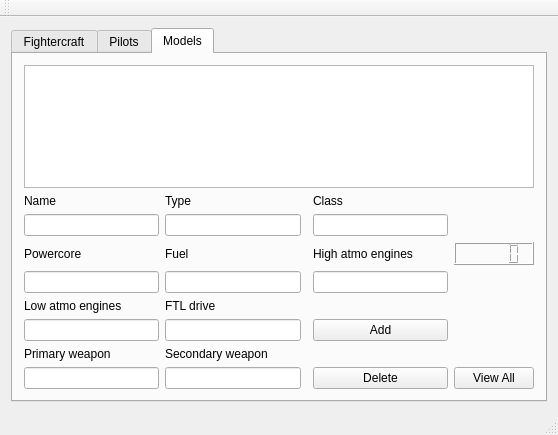
<?xml version="1.0" encoding="UTF-8"?>
<ui version="4.0">
 <class>MainWindow</class>
 <widget class="QMainWindow" name="MainWindow">
  <property name="geometry">
   <rect>
    <x>0</x>
    <y>0</y>
    <width>528</width>
    <height>435</height>
   </rect>
  </property>
  <property name="windowTitle">
   <string>MainWindow</string>
  </property>
  <widget class="QWidget" name="centralWidget">
   <layout class="QGridLayout" name="gridLayout">
    <item row="0" column="0">
     <widget class="QTabWidget" name="tabWidget">
      <property name="currentIndex">
       <number>2</number>
      </property>
      <widget class="QWidget" name="tab_1">
       <attribute name="title">
        <string>Fightercraft</string>
       </attribute>
       <layout class="QGridLayout" name="gridLayout_2">
        <item row="1" column="2">
         <widget class="QPushButton" name="buttonViewPilot">
          <property name="text">
           <string>View Pilot</string>
          </property>
         </widget>
        </item>
        <item row="1" column="4">
         <widget class="QPushButton" name="buttonAdd_1">
          <property name="text">
           <string>Add</string>
          </property>
         </widget>
        </item>
        <item row="1" column="3">
         <widget class="QPushButton" name="buttonEdit_1">
          <property name="text">
           <string>Edit</string>
          </property>
         </widget>
        </item>
        <item row="1" column="5">
         <widget class="QPushButton" name="buttonDel_1">
          <property name="text">
           <string>Delete</string>
          </property>
         </widget>
        </item>
        <item row="1" column="1">
         <widget class="QPushButton" name="buttonViewCopilot">
          <property name="text">
           <string>View Copilot</string>
          </property>
         </widget>
        </item>
        <item row="1" column="0">
         <widget class="QPushButton" name="buttonViewModel">
          <property name="text">
           <string>View Model</string>
          </property>
         </widget>
        </item>
        <item row="0" column="0" colspan="6">
         <widget class="QTableView" name="tableView_1"/>
        </item>
       </layout>
      </widget>
      <widget class="QWidget" name="tab_2">
       <attribute name="title">
        <string>Pilots</string>
       </attribute>
       <layout class="QGridLayout" name="gridLayout_3">
        <item row="1" column="0">
         <widget class="QLabel" name="label">
          <property name="text">
           <string>Dogtag</string>
          </property>
         </widget>
        </item>
        <item row="3" column="1">
         <widget class="QLabel" name="label_3">
          <property name="text">
           <string>Surname</string>
          </property>
         </widget>
        </item>
        <item row="3" column="2">
         <widget class="QLabel" name="label_4">
          <property name="text">
           <string>Race</string>
          </property>
         </widget>
        </item>
        <item row="3" column="0">
         <widget class="QLabel" name="label_2">
          <property name="text">
           <string>Name</string>
          </property>
         </widget>
        </item>
        <item row="4" column="0">
         <widget class="QLineEdit" name="lineName"/>
        </item>
        <item row="6" column="0">
         <widget class="QDateEdit" name="dateEdit"/>
        </item>
        <item row="6" column="3">
         <widget class="QPushButton" name="buttonDel_2">
          <property name="text">
           <string>Delete</string>
          </property>
         </widget>
        </item>
        <item row="4" column="2" colspan="2">
         <widget class="QLineEdit" name="lineRace"/>
        </item>
        <item row="4" column="1">
         <widget class="QLineEdit" name="lineSurname"/>
        </item>
        <item row="6" column="1">
         <widget class="QLineEdit" name="lineRank"/>
        </item>
        <item row="0" column="0" colspan="4">
         <widget class="QTableView" name="tableView_2"/>
        </item>
        <item row="6" column="2">
         <widget class="QPushButton" name="buttonAdd_2">
          <property name="text">
           <string>Add</string>
          </property>
         </widget>
        </item>
        <item row="2" column="3">
         <widget class="QPushButton" name="buttonViewAll_1">
          <property name="text">
           <string>View All</string>
          </property>
         </widget>
        </item>
        <item row="2" column="0">
         <widget class="QLineEdit" name="lineDogtag"/>
        </item>
        <item row="5" column="0">
         <widget class="QLabel" name="label_5">
          <property name="text">
           <string>Birth date</string>
          </property>
         </widget>
        </item>
        <item row="5" column="1">
         <widget class="QLabel" name="label_6">
          <property name="text">
           <string>Rank</string>
          </property>
         </widget>
        </item>
        <item row="1" column="3">
         <widget class="QLabel" name="labelFilter_1">
          <property name="text">
           <string/>
          </property>
         </widget>
        </item>
       </layout>
      </widget>
      <widget class="QWidget" name="tab_3">
       <attribute name="title">
        <string>Models</string>
       </attribute>
       <layout class="QGridLayout" name="gridLayout_4">
        <item row="3" column="1">
         <widget class="QLabel" name="label_11">
          <property name="text">
           <string>Fuel</string>
          </property>
         </widget>
        </item>
        <item row="1" column="0">
         <widget class="QLabel" name="label_7">
          <property name="text">
           <string>Name</string>
          </property>
         </widget>
        </item>
        <item row="1" column="1">
         <widget class="QLabel" name="label_8">
          <property name="text">
           <string>Type</string>
          </property>
         </widget>
        </item>
        <item row="1" column="3">
         <widget class="QLabel" name="label_9">
          <property name="text">
           <string>Class</string>
          </property>
         </widget>
        </item>
        <item row="6" column="0">
         <widget class="QLineEdit" name="lineLowAtmoEngines"/>
        </item>
        <item row="6" column="3">
         <widget class="QPushButton" name="buttonAdd_3">
          <property name="text">
           <string>Add</string>
          </property>
         </widget>
        </item>
        <item row="4" column="1">
         <widget class="QLineEdit" name="lineFuel"/>
        </item>
        <item row="4" column="3">
         <widget class="QLineEdit" name="lineHighAtmoEngines"/>
        </item>
        <item row="8" column="3">
         <widget class="QPushButton" name="buttonDel_3">
          <property name="text">
           <string>Delete</string>
          </property>
         </widget>
        </item>
        <item row="2" column="0">
         <widget class="QLineEdit" name="lineModelName"/>
        </item>
        <item row="2" column="3">
         <widget class="QLineEdit" name="lineClass"/>
        </item>
        <item row="2" column="1">
         <widget class="QLineEdit" name="lineType"/>
        </item>
        <item row="8" column="1">
         <widget class="QLineEdit" name="lineSecondaryWeapon"/>
        </item>
        <item row="8" column="0">
         <widget class="QLineEdit" name="linePrimaryWeapon"/>
        </item>
        <item row="6" column="1">
         <widget class="QLineEdit" name="lineFTLDrive"/>
        </item>
        <item row="4" column="0">
         <widget class="QLineEdit" name="linePowercore"/>
        </item>
        <item row="0" column="0" colspan="5">
         <widget class="QTableView" name="tableView_3"/>
        </item>
        <item row="3" column="0">
         <widget class="QLabel" name="label_10">
          <property name="text">
           <string>Powercore</string>
          </property>
         </widget>
        </item>
        <item row="8" column="4">
         <widget class="QPushButton" name="buttonViewAll_2">
          <property name="text">
           <string>View All</string>
          </property>
         </widget>
        </item>
        <item row="3" column="3">
         <widget class="QLabel" name="label_12">
          <property name="text">
           <string>High atmo engines</string>
          </property>
         </widget>
        </item>
        <item row="5" column="0">
         <widget class="QLabel" name="label_13">
          <property name="text">
           <string>Low atmo engines</string>
          </property>
         </widget>
        </item>
        <item row="5" column="1">
         <widget class="QLabel" name="label_14">
          <property name="text">
           <string>FTL drive</string>
          </property>
         </widget>
        </item>
        <item row="7" column="0">
         <widget class="QLabel" name="label_15">
          <property name="text">
           <string>Primary weapon</string>
          </property>
         </widget>
        </item>
        <item row="7" column="1">
         <widget class="QLabel" name="label_16">
          <property name="text">
           <string>Secondary weapon</string>
          </property>
         </widget>
        </item>
        <item row="7" column="4">
         <widget class="QLabel" name="labelFilter_2">
          <property name="text">
           <string/>
          </property>
         </widget>
        </item>
        <item row="2" column="4">
         <widget class="QPushButton" name="buttonIdiotCounter">
          <property name="text">
           <string/>
          </property>
          <property name="flat">
           <bool>true</bool>
          </property>
         </widget>
        </item>
        <item row="3" column="4">
         <widget class="QLCDNumber" name="lcdIdiotCounter"/>
        </item>
       </layout>
      </widget>
     </widget>
    </item>
   </layout>
  </widget>
  <widget class="QMenuBar" name="menuBar">
   <property name="geometry">
    <rect>
     <x>0</x>
     <y>0</y>
     <width>528</width>
     <height>21</height>
    </rect>
   </property>
  </widget>
  <widget class="QToolBar" name="mainToolBar">
   <attribute name="toolBarArea">
    <enum>TopToolBarArea</enum>
   </attribute>
   <attribute name="toolBarBreak">
    <bool>false</bool>
   </attribute>
  </widget>
  <widget class="QStatusBar" name="statusBar"/>
 </widget>
 <layoutdefault spacing="6" margin="11"/>
 <resources/>
 <connections/>
</ui>
